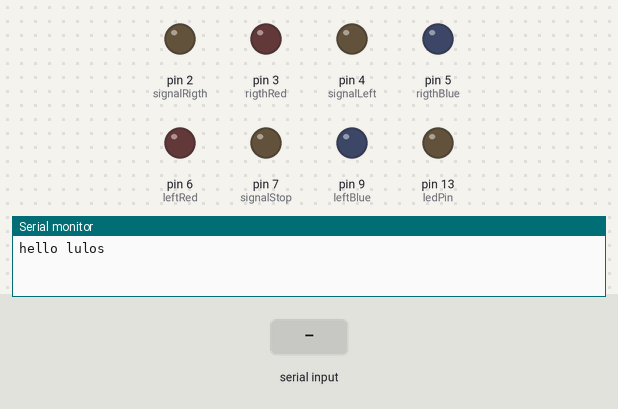
Bench run of a sketch on a simulated Arduino Uno, built with avr-gcc and run on an emulated ATmega328P. Parts: output pins drawn as LEDs (lit = HIGH), the last lines printed to the serial monitor. The test bench sets the inputs (shaded band).

Above: at 1.2 s.
1.3 s: "R\n" received over the second serial link
At 1.7 s:
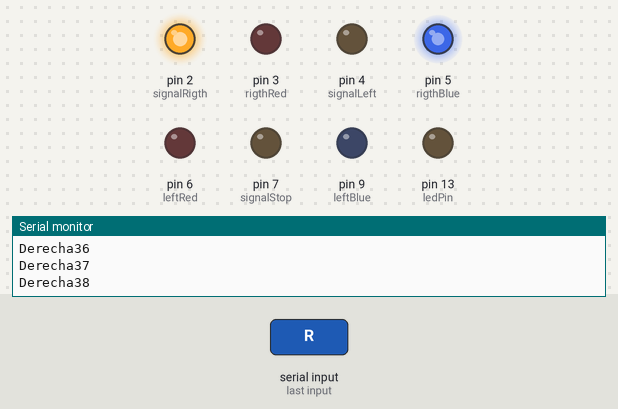
3.3 s: "L\n" received over the second serial link
At 3.7 s:
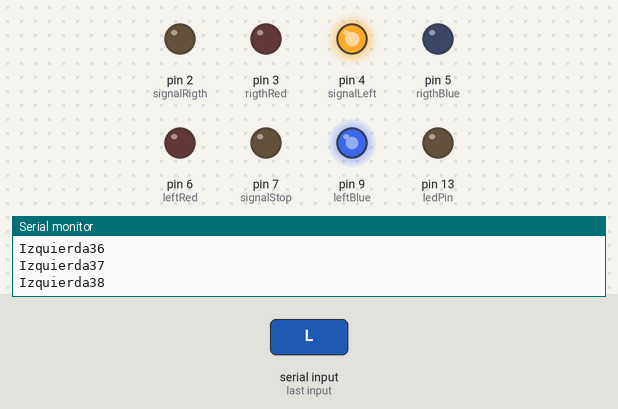
5.3 s: "S\n" received over the second serial link
At 5.6 s:
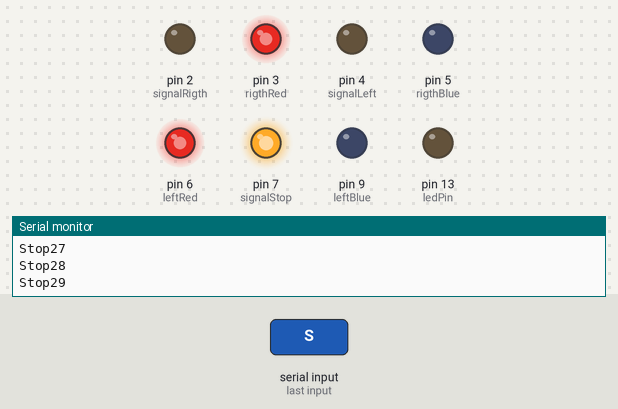
Timing chart, 0 to 8.3 s (numbered marks = the images above; inputs shaded):
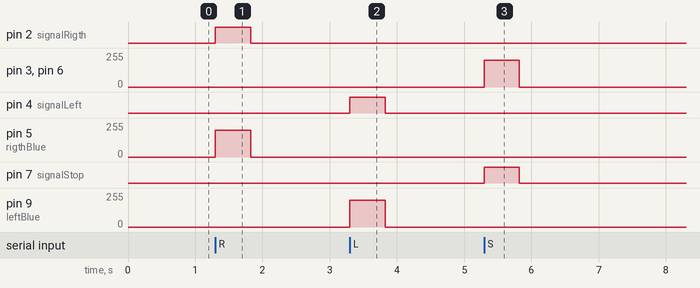

The sketch:

LSK_BAG_DEVICE.ino
```cpp
// LSK BAG DEVICE MASTER
#include <SoftwareSerial.h>
SoftwareSerial mySerial(10, 11); // RX, TX

#define signalRigth 2
#define signalLeft  4
#define signalStop  7
#define rigthRed    3
#define rigthBlue   5
#define leftRed     6
#define leftBlue    9
#define ledPin      13

bool stateR = false;
bool stateL = false;
bool stateS = false;

int cont = 0;
int limit = 50;
int interval = 10;
int value = 200;
void setup() {
  pinMode(signalRigth, OUTPUT);
  pinMode(signalLeft, OUTPUT);
  pinMode(signalStop, OUTPUT);
  pinMode(rigthRed, OUTPUT);
  pinMode(rigthBlue, OUTPUT);
  pinMode(leftRed, OUTPUT);
  pinMode(leftBlue, OUTPUT);
  pinMode(ledPin, OUTPUT);
  digitalWrite(signalRigth, LOW);
  digitalWrite(signalLeft, LOW);
  digitalWrite(signalStop, LOW);
  digitalWrite(rigthRed, LOW);
  digitalWrite(rigthBlue, LOW);
  digitalWrite(leftRed, LOW);
  digitalWrite(leftBlue, LOW);
  digitalWrite(ledPin, LOW);

  Serial.begin(57600);
  Serial.println("hello lulos");
  mySerial.begin(38400);
}

String msg = "";
void loop() {

  if (mySerial.available()) {
    char c = mySerial.read();
    if(c == '\n'){
      Serial.println(msg);
      if(msg == "R"){
        stateR = true;
        stateL = false;
        stateS = false;
        cont = 0;
        Serial.println("derecha");
      }else if(msg == "L"){
        stateR = false;
        stateL = true;
        stateS = false;
        cont = 0;
        Serial.println("izquierda");
      }else if(msg == "S"){
        stateR = false;
        stateL = false;
        stateS = true;
        cont = 0;
        Serial.println("stop");
      }
      msg="";
    }else msg=msg+c;
  }
  if (Serial.available()) {
    char c =  Serial.read();
    mySerial.write(c);
  }

  if(stateR){
      digitalWrite(signalRigth,HIGH);
      analogWrite(rigthBlue,value);
      delay(interval);
      cont++;
      Serial.print("Derecha");
      Serial.println(cont);
  }else{
      digitalWrite(signalRigth,LOW);
      analogWrite(rigthBlue,0);
  }

  if(stateL){
      digitalWrite(signalLeft,HIGH);
      analogWrite(leftBlue,value);
      delay(interval);
      cont++;
      Serial.print("Izquierda");
      Serial.println(cont);
  }else{
      digitalWrite(signalLeft,LOW);
      analogWrite(leftBlue,0);
  }

  if(stateS){
      digitalWrite(signalStop,HIGH);
      analogWrite(rigthRed,value);
      analogWrite(leftRed,value);
      delay(interval);
      cont++;
      Serial.print("Stop");
      Serial.println(cont);
  }else{
      digitalWrite(signalStop,LOW);
      analogWrite(rigthRed,0);
      analogWrite(leftRed,0);
  }

  if(cont > limit){
    stateR = false;
    stateL = false;
    stateS = false;
    cont = 0;
    }


}
```

Measured:
- after the input at 1.3 s, pin 2 (signalRigth): LOW → HIGH at once, → LOW 0.52 s later; pin 5 (rigthBlue): 0/255 → 200/255 at once, → 0/255 0.52 s later
- after the input at 3.3 s, pin 4 (signalLeft): LOW → HIGH at once, → LOW 0.52 s later; pin 9 (leftBlue): 0/255 → 200/255 at once, → 0/255 0.52 s later
- after the input at 5.3 s, pin 3 (rigthRed), pin 6 (leftRed): 0/255 → 200/255 at once, → 0/255 0.52 s later; pin 7 (signalStop): LOW → HIGH at once, → LOW 0.52 s later
